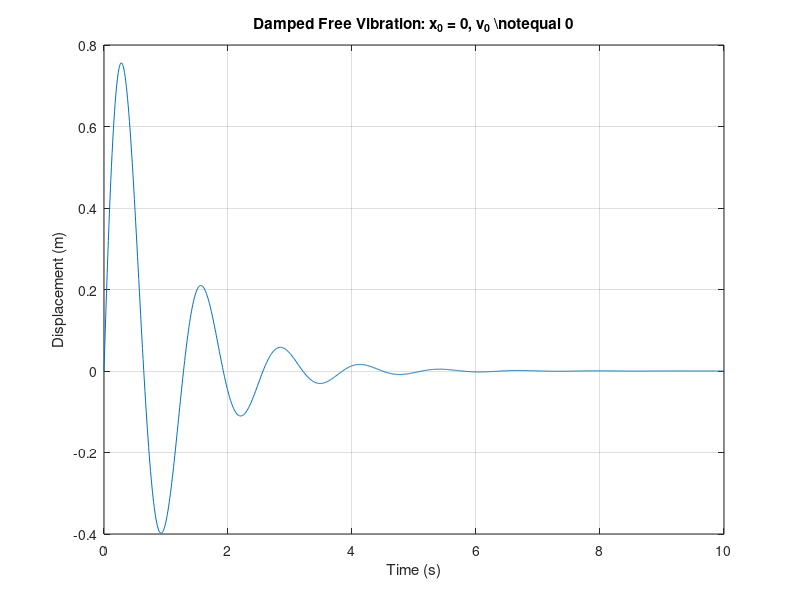

Write MATLAB code to recreate this figure.
clc;
clear;
close all;

%% System parameters
m = 1000;       % Mass (kg)
zeta = 0.2;       % Damping ratio

%% Initial conditions
x0 = 0;         % Initial displacement (m)
v0 = 5;         % Initial velocity (m/s)

%% Calculate system properties
wn = 5;                 % Natural frequency (rad/s)
wd = wn*sqrt(1-zeta^2);        % Damped natural frequency (rad/s)

%% Time
t = linspace(0,10,1000);

%% Damped free vibration response
x = (v0/wd) .* exp(-zeta*wn*t) .* sin(wd*t);

%% Plot displacement
plot(t,x);

xlabel('Time (s)');
ylabel('Displacement (m)');
title('Damped Free Vibration: x_0 = 0, v_0 \notequal 0');

grid on;
